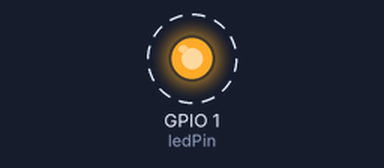
This program was run on a simulated ESP32-S3. Shown: output pins drawn as LEDs (lit = HIGH). Dashed ring = blinking.

Above: at 0.5 s.
Timing chart, 0 to 4.6 s (numbered marks = the images above):
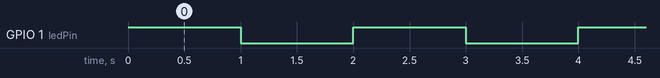

The program:

main.cpp
```cpp
#include <Arduino.h>

const int ledPin = 1;  // GPIO 1  对应主控板背面1号排母

void setup() {
  pinMode(ledPin, OUTPUT);  // 设置 GPIO 1 为输出模式
}

void loop() {
  digitalWrite(ledPin, HIGH);  // 点亮 LED
  delay(1000);                 // 延时 1 秒
  digitalWrite(ledPin, LOW);   // 熄灭 LED
  delay(1000);                 // 延时 1 秒
}
```

Measured:
- by itself, GPIO 1 (ledPin): alternates HIGH for 1.0 s and LOW for 1.0 s
